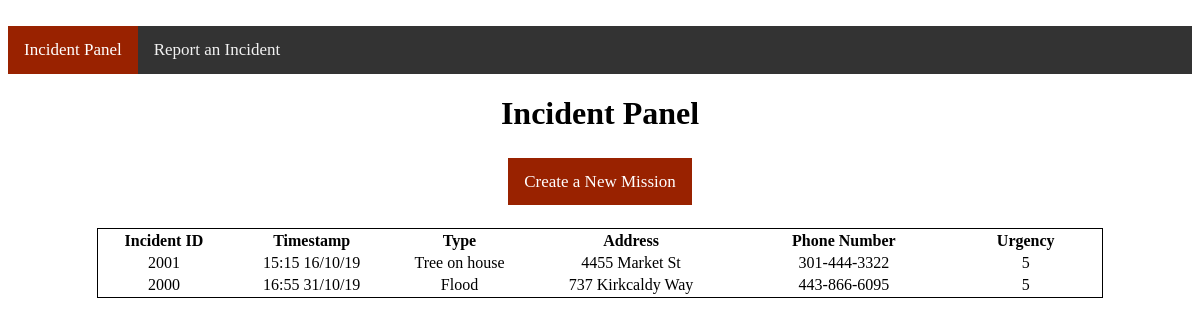
/incidentPanel, run on the app's committed database.
### tables this page shows
CREATE TABLE Event (eventID INT (4, 4) PRIMARY KEY UNIQUE, callID INT (4, 4) REFERENCES Call (callID) UNIQUE, urgency INT (1, 1) NOT NULL, vname TEXT REFERENCES Victim (name) UNIQUE);

CREATE TABLE Call (callID INT (4, 4) PRIMARY KEY UNIQUE, date TEXT NOT NULL, time TEXT NOT NULL, emergency TEXT NOT NULL, operID INT (4, 4) REFERENCES CallOperator (operID) UNIQUE, name TEXT REFERENCES Victim (name) UNIQUE);

CREATE TABLE Victim (name TEXT PRIMARY KEY UNIQUE, address TEXT NOT NULL, city TIME NOT NULL, state TEXT NOT NULL, zipCode INT (5, 5) NOT NULL, phone TEXT);

### Prototype/views.py (the view)
@app.route('/incidentPanel', methods=['POST', 'GET'])
def incidentPanel():
    if request.method == 'POST':
      ids = request.form.getlist('id')
      if ids == []:
        return redirect(url_for('createMission'))
    id, timestamp, emergency, address, phone, urgency = genTable()
    length = len(id)
    return render_template('IncidentTable.html', var=False, length=length, id=id, timestamp=timestamp, emergency=emergency, address=address, phone=phone, urgency=urgency)

### Prototype/views.py (called while the page is built)
def pullVictim():
    conn = sqlite3.connect("callCenter.db")
    cur = conn.cursor()
    row = cur.execute('SELECT * FROM Victim')
    row = cur.fetchall()
    conn.commit()
    cur.close()
    conn.close()
    return list(row)

def pullCall():
    conn = sqlite3.connect("callCenter.db")
    cur = conn.cursor()
    row = cur.execute('SELECT * FROM Call')
    row = cur.fetchall()
    conn.commit()
    cur.close()
    conn.close()
    return list(row)

def pullEvent():
    conn = sqlite3.connect("callCenter.db")
    cur = conn.cursor()
    row = cur.execute('SELECT * FROM Event')
    row = cur.fetchall()
    conn.commit()
    cur.close()
    conn.close()
    return list(row)

def genTable():
    victims = pullVictim()
    calls = pullCall()
    events = pullEvent()
    id = []
    timestamp = []
    emergency = []
    address = []
    phone = []
    urgency = []
    for i in range(len(victims)):
        id.append(events[i][0])
        timestamp.append(calls[i][2] + " " + calls[i][1])
        emergency.append(calls[i][3])
        address.append(victims[i][1])
        phone.append(victims[i][5])
        urgency.append(events[i][2])
    return id, timestamp, emergency, address, phone, urgency

### Prototype/templates/IncidentTable.html (shortened to what this page needs)
{% extends "IncidentPanel.html" %}
{% block table %}
    {% for i in range(length) %}
    <tr class="data">
        <td>{{id[i]}}</td>
        <td>{{timestamp[i]}}</td>
        <td>{{emergency[i]}}</td>
        <td>{{address[i]}}</td>
        <td>{{phone[i]}}</td>
        <td>{{urgency[i]}}</td>
    </tr>
    {% endfor %}
{% endblock %}

### Prototype/templates/IncidentPanel.html (shortened to what this page needs)
﻿<!DOCTYPE html>
<html>
<head>
    <link href="{{ url_for('static', filename='content/styleSheet.css') }}" rel="stylesheet" />
</head>
<body>
  <div class="navbar">
    <a class="active" href="/incidentPanel">Incident Panel</a>
    <a href="/callCenter">Report an Incident</a>
  </div>
  <h1 style="text-align: center;">Incident Panel</h1>
  <br />
  {% if var== false %}
  <div class="buttonStyle">
    <a href="/incidentPanel/create">Create a New Mission</a>
  </div>
  {% endif %}
  <br /><br />
  <form name="event" action="/incidentPanel" method="post">
    <table id="tbl_Incident" style="width: 85%; margin: 0px auto 50px auto; border: 1px solid #000000;">
      <thead style="border: 1px solid #000000;">
        <tr style="border: 1px solid #000000;">
          <th class="columnHeader" style="width: 60px;">Incident ID</th>
          <th class="columnHeader" style="width: 60px;">Timestamp</th>
          <th class="columnHeader" style="width: 60px;">Type</th>
          <th class="columnHeader" style="width: 100px;">Address</th>
          <th class="columnHeader" style="width: 100px;">Phone Number</th>
          <th class="columnHeader" style="width: 70px;">Urgency</th>
        </tr>
      </thead>
      <tbody>
        {% block table %}{% endblock %}
      </tbody>
    </table>
  </form>
</body>
</html>

### Prototype/static/content/styleSheet.css (style rules this page uses)
.navbar { overflow: hidden; background-color: #333; }
.navbar a { float: left; color: #f2f2f2; text-align: center; padding: 14px 16px; text-decoration: none; font-size: 17px; }
.navbar a.active { background-color: #992200; color: white; }
.buttonStyle { text-align: center; }
.buttonStyle a { background-color: #992200; color: white; text-align: center; padding: 14px 16px; text-decoration: none; font-size: 17px; }

### Prototype/templates/IncidentPanel.html (style rules this page uses)
.columnHeader { font-family: "Arial, Helvetica, sans-serif"; }
.data { text-align: center; }

### data on the page
Event: eventID "2001"
Call: emergency "Tree on house"
Victim: address "4455 Market St", phone "301-444-3322"
Event: eventID "2000"
Call: emergency "Flood"
Victim: address "737 Kirkcaldy Way", phone "443-866-6095"

### other printed values
{{ timestamp[i] }} "15:15 16/10/19" "16:55 31/10/19"
{{ urgency[i] }} "5" "5"
